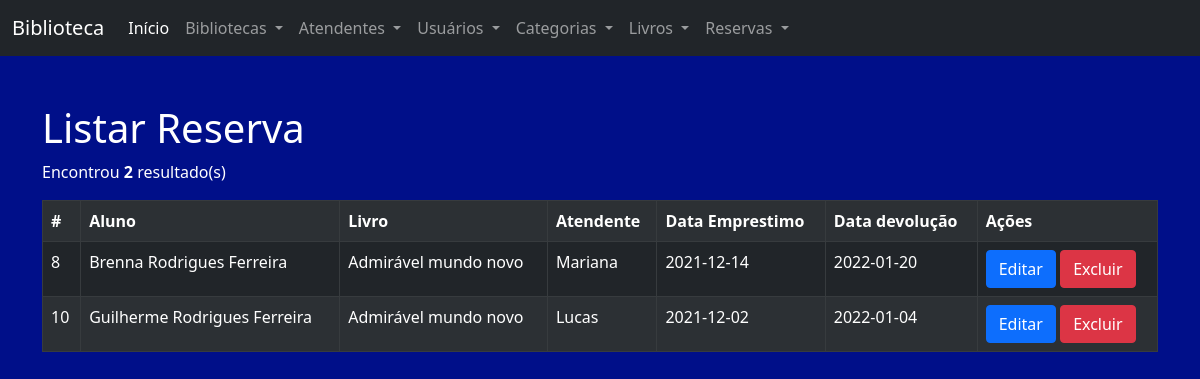
The app's page /?page=reserva-listar with its own data.
### tables this page shows
CREATE TABLE `reservas` (
  `id_reserva` int(10) UNSIGNED NOT NULL,
  `aluno_id_aluno` int(10) UNSIGNED NOT NULL,
  `livro_id_livro` int(10) UNSIGNED NOT NULL,
  `atendente_id_atendente` int(10) UNSIGNED NOT NULL,
  `data_emprestimo` date DEFAULT NULL,
  `data_devolucao` date DEFAULT NULL
);

CREATE TABLE `aluno` (
  `id_aluno` int(10) UNSIGNED NOT NULL,
  `nome_aluno` varchar(100) DEFAULT NULL,
  `email_aluno` varchar(100) DEFAULT NULL,
  `fone_aluno` varchar(20) DEFAULT NULL,
  `rgm_aluno` varchar(10) DEFAULT NULL,
  `data_nasc_aluno` date DEFAULT NULL,
  `genero_aluno` varchar(10) DEFAULT NULL,
  `end_aluno` varchar(100) DEFAULT NULL
);

CREATE TABLE `livro` (
  `id_livro` int(10) UNSIGNED NOT NULL,
  `categoria_id_categoria` int(10) UNSIGNED NOT NULL,
  `titulo_livro` varchar(100) DEFAULT NULL,
  `autor_livro` varchar(100) DEFAULT NULL,
  `editora_livro` varchar(45) DEFAULT NULL,
  `edicao_livro` char(3) DEFAULT NULL,
  `localidade_livro` varchar(20) DEFAULT NULL,
  `ano_livro` year(4) DEFAULT NULL
);

CREATE TABLE `atendente` (
  `id_atendente` int(10) UNSIGNED NOT NULL,
  `biblioteca_id_biblioteca` int(10) UNSIGNED NOT NULL,
  `nome_atendente` varchar(100) DEFAULT NULL
);

### pages/reserva-listar.php (the view)
<h1>Listar Reserva</h1>
<?php
	$sql = "SELECT * FROM reservas AS a
			INNER JOIN aluno AS b
			ON b.id_aluno = a.aluno_id_aluno
			INNER JOIN livro AS c
			ON c.id_livro = a.livro_id_livro
			INNER JOIN atendente AS d
			ON d.id_atendente = a.atendente_id_atendente ";
	$res = $conn->query($sql) or die($conn->error);
	$qtd = $res->num_rows;
	print "<p>Encontrou <b>$qtd</b> resultado(s)</p>";
	if($qtd > 0){
		print "<table class='table table-dark table table-striped table-hover table-bordered'>";
		print "<tr>";
		print "<th>#</th>";
		print "<th>Aluno</th>";
		print "<th>Livro</th>";
		print "<th>Atendente</th>";
		print "<th>Data Emprestimo</th>";
		print "<th>Data devolução</th>";
		print "<th>Ações</th>";
		print "</tr>";
		while($row = $res->fetch_object()){
			print "<tr>";
			print "<td>".$row->id_reserva."</td>";
			print "<td>".$row->nome_aluno."</td>";
			print "<td>".$row->titulo_livro."</td>";
			print "<td>".$row->nome_atendente."</td>";
			print "<td>".$row->data_emprestimo."</td>";
			print "<td>".$row->data_devolucao."</td>";
			print "<td>
				<button class='btn btn-primary' onclick= \"location.href='?page=reserva-editar&id_reserva=".$row->id_reserva ."';\">Editar</button>
				<button class='btn btn-danger' onclick=\"if(confirm('Tem certeza que deseja excluir?')){location.href='?page=reserva-salvar&acao=excluir&id_reserva=".$row->id_reserva ."';}else{false;}\">Excluir</button>
				</td>";
			print "</tr>";
		}
		print "</table>";
	}else{
		print "<div class='alert alert-danger'>Não há resultados</div>";
	}
?>

### index.php (style rules this page uses)
body { background-color: #000f89; color: #FFF; }

### records on screen
reservas: id_reserva "8", aluno.nome_aluno "Brenna Rodrigues Ferreira", livro.titulo_livro "Admirável mundo novo", atendente.nome_atendente "Mariana", data_emprestimo "2021-12-14", data_devolucao "2022-01-20"
reservas: id_reserva "10", aluno.nome_aluno "Guilherme Rodrigues Ferreira", livro.titulo_livro "Admirável mundo novo", atendente.nome_atendente "Lucas", data_emprestimo "2021-12-02", data_devolucao "2022-01-04"

### other values on screen
$qtd "2"
